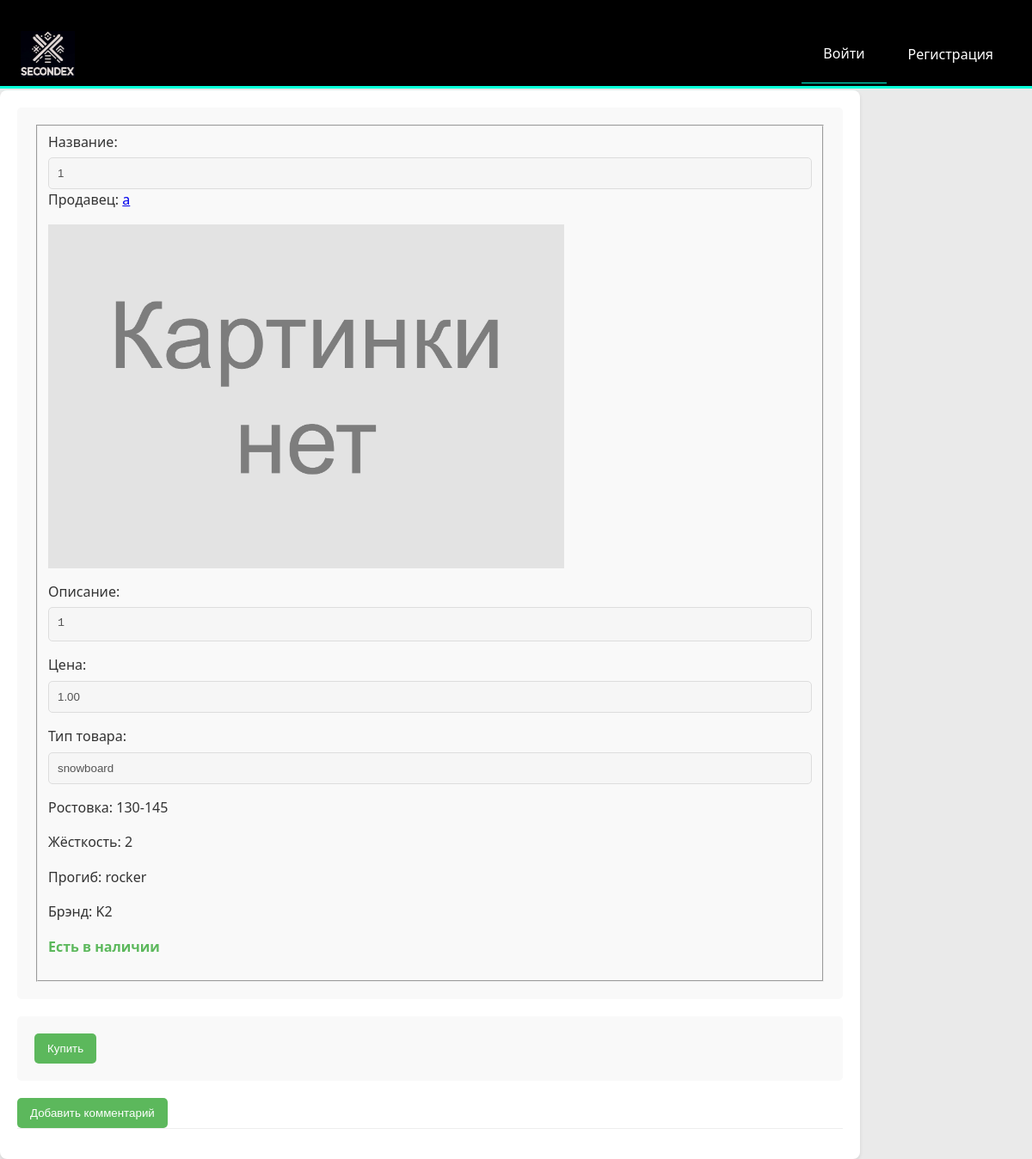
/product/5, run on the app's committed database.
### first/models.py (models this page shows)
class Product(models.Model):
    seller = models.ForeignKey(CustomUser, on_delete=models.CASCADE)
    title = models.CharField(max_length=200)
    description = models.CharField(max_length=200)
    price = models.DecimalField(max_digits=10, decimal_places=2, validators=[MinValueValidator(0)])
    type = models.CharField(max_length=200, default='snowboard')
    rost = models.CharField(max_length=200, default=' ')
    zhest = models.CharField(max_length=200, default=' ')
    progib = models.CharField(max_length=200, default=' ')
    brand = models.CharField(max_length=200, default=' ')
    image = models.ImageField(upload_to='product_img/', default="product_img/snowboard_default.png")
    available = models.BooleanField(default=True)
    creation_date = models.DateTimeField(default=datetime.date.today)
    is_purchased = models.BooleanField(default=False)

class CustomUser(AbstractUser):
    image = models.ImageField(upload_to='user_img/', default='user_img/user_default.png')
    phone_number = models.CharField(max_length=15)
    birth_date = models.DateField(null=True, blank=True)
    rating = models.FloatField(default=5.00, validators=[MaxValueValidator(8.00), MinValueValidator(2.00)])
    votes = models.IntegerField(default=0)

class snowboard(models.Model):
    product = models.OneToOneField(Product, on_delete=models.CASCADE, primary_key=True)
    rost = models.CharField(max_length=20)
    zhest = models.CharField(max_length=20)
    progib = models.CharField(max_length=20)
    brand = models.CharField(max_length=20)
    class Meta:
        db_table = 'snowboards'

### first/views.py (the view, shortened to what this page needs)
# urls.py: path('product/<int:id>', views.show_product, name='show_product'),
def show_product(request, id):
    context = {
        'title': 'title',
        'loginform': LoginUserForm(),
        'user': request.user,
    }
    try:
        record = Product.objects.get(id=id)
        context['seller'] = record.seller
        context['if_purchased'] = record.is_purchased
        context['is_seller'] = record.seller == request.user
        context['image'] = record.image
        context['record'] = record
        context['addform'] = AddProductForm(
            initial={
                'title': record.title,
                'description': record.description,
                'price': record.price,
                'available': record.available,
                'type': record.type
            }
        )
        if record.type == "snowboard":
            context['is_snowboard'] = True
            cur_snowboard = snowboard.objects.get(product_id=id)
            context['rost'] = cur_snowboard.rost
            context['zhest'] = cur_snowboard.zhest
            context['progib'] = cur_snowboard.progib
            context['brand'] = cur_snowboard.brand
        context['id'] = id
        context['form'] = AddCommentForm(initial={'product': id})
        comments = {comment: {'answers': Answer.objects.filter(coment=comment),
                              'form': AddAnswerForm(initial={'comment': comment.id})} for comment in
                    Coment.objects.filter(product=id)}
        context['comments'] = comments
    except Product.DoesNotExist:
        return redirect('catalog')
    return render(request, 'show_product.html', context)

### first/forms.py
class LoginUserForm(forms.Form):
    username = forms.CharField(widget=forms.TextInput(attrs={'class': 'form-input', 'placeholder': 'Логин'}))
    password = forms.CharField(widget=forms.PasswordInput(attrs={'class': 'form-input', 'placeholder': 'Пароль'}))

class AddProductForm(forms.Form):
    seller = forms.ModelForm
    title = forms.CharField(
        label='Название',
        max_length=200,
        widget=forms.TextInput(
            attrs={
                'class': 'form-control',
            }
        )
    )
    description = forms.CharField(
        label='Описание',
        max_length=200,
        widget=forms.Textarea(
            attrs={
                'class': 'form-control',
                'style': 'height:40px; width:100%; resize: none;',
            }
        )
    )
    price = forms.IntegerField(label="Цена")
    type = forms.CharField(label='Тип товара', max_length=200)
    available = forms.BooleanField(label='Наличие')

### first/templates/show_product.html (shortened to what this page needs)
<head>
    {% load static %}
    <link rel="stylesheet" href="{% static 'css/show_product.css' %}">
</head>
{% include 'menu.html' %}
{% block content %}
<div class="row content-container">
    <div class="col">
        <form>
            <fieldset disabled>
                <div class="form-group row">
                    <div class="col col-8">
                        {{ addform.title.label }}: {{ addform.title }}
                    </div>
                    <div class="col col-4">
                        Продавец: <a href="/profile/{{ seller.id}}">{{ seller }}</a>
                    </div>
                </div>
                <div class="form-group row">
                    <div class="col col-8">
                        {% if image.url %}
                            <img src="{{ image.url }}" alt="Фото товара" width=600 height=400 object-fit="cover">
                        {% else %}
                            <img src="media/product_img/snowboard_deafult.jpg" alt="Фото товара" style="width: 100%">
                        {% endif %}
                    </div>
                </div>
                <div class="form-group row">
                    <div class="col">
                        {{ addform.description.label }}: {{ addform.description }}
                    </div>
                </div>
                <div class="form-group row">
                    <div class="col">
                        {{ addform.price.label }}: {{ addform.price }}
                    </div>
                </div>
                <div class="form-group row">
                    <div class="col">
                        {{ addform.type.label }}: {{ addform.type}}
                    </div>
                </div>
                {% if is_snowboard %}
                <div class="form-group row">
                    <div class="col">
                        Ростовка: {{ rost }}
                    </div>
                </div>
                <div class="form-group row">
                    <div class="col">
                        Жёсткость: {{ zhest }}
                    </div>
                </div>
                <div class="form-group row">
                    <div class="col">
                        Прогиб: {{ progib }}
                    </div>
                </div>
                <div class="form-group row">
                    <div class="col">
                        Брэнд: {{ brand }}
                    </div>
                </div>
                {% endif %}
                <div class="form-group row">
                    <div class="col">
                        {% if if_purchased %}
                            <p class="availability">Куплен</p>
                        {% else %}
                        {% if addform.available %}
                            <p class="availability">Есть в наличии</p>
                        {% else %}
                            <p class="availability not-available">Нет в наличии</p>
                        {% endif %}
                        {% endif %}
                    </div>
                </div>
            </fieldset>
        </form>
        {% if not is_seller and not if_purchased %}
            <form action="/BuyProduct/{{ id }}" method="post" class="buy-form">
                <button type="submit">Купить</button>
            </form>
        {% endif %}
        {% if not if_purchased %}
        <button id="buy_button" onclick="bshow()">Добавить комментарий</button>
        {% endif %}
        <div class="comment-section">
        </div>
    </div>
</div>
{% endblock %}

### first/static/css/show_product.css (style rules this page uses)
form { background-color: #f9f9f9; padding: 20px; border-radius: 5px; margin-bottom: 20px; }
.form-group { margin-bottom: 15px; }
label, p { display: block; margin: 0; color: #333; margin-bottom: 5px; font-size: 16px; }
input, textarea, select { width: 100%; padding: 10px; margin-top: 5px; border: 1px solid #ddd; border-radius: 5px; box-sizing: border-box; }
button { background-color: #5cb85c; color: white; padding: 10px 15px; border: none; border-radius: 5px; cursor: pointer; transition: background-color 0.3s ease; }
.availability { color: #5cb85c; font-weight: bold; }
.comment-section { border-top: 1px solid #eee; padding-top: 15px; }
.content-container { background-color: #fff; margin-top: 105px; padding: 20px; border-radius: 8px; box-shadow: 0 2px 4px rgba(0, 0, 0, 0.1); max-width: 960px; }

### first/static/css/menu.css (style rules this page uses)
body { font-family: 'Segoe UI', Tahoma, Geneva, Verdana, sans-serif; margin: 0; margin-bottom: 100px; padding: 0; background-color: #eaeaea; color: #333; line-height: 1.6; }
body { padding-top: 120px; }
:root { --primary-color: #333; --secondary-color: #eaeaea; --snowflake-size: 20px; --snowflake-opacity: 0.5; }
body { font-family: 'Segoe UI', Tahoma, Geneva, Verdana, sans-serif; margin: 0; padding: 0; background-color: var(--secondary-color); color: var(--primary-color); line-height: 1.6; }

### first/templates/show_product.html (style rules this page uses)
textarea { font-family:monospace; }

### data on the page
Product: title "1", description "1", price "1.00", type "snowboard"
CustomUser: username "a"
snowboard: rost "130-145", progib "rocker", brand "K2"

### other printed values
{{ addform.title.label }} "Название"
{{ addform.description.label }} "Описание"
{{ addform.price.label }} "Цена"
{{ addform.type.label }} "Тип товара"
{{ zhest }} "2"
